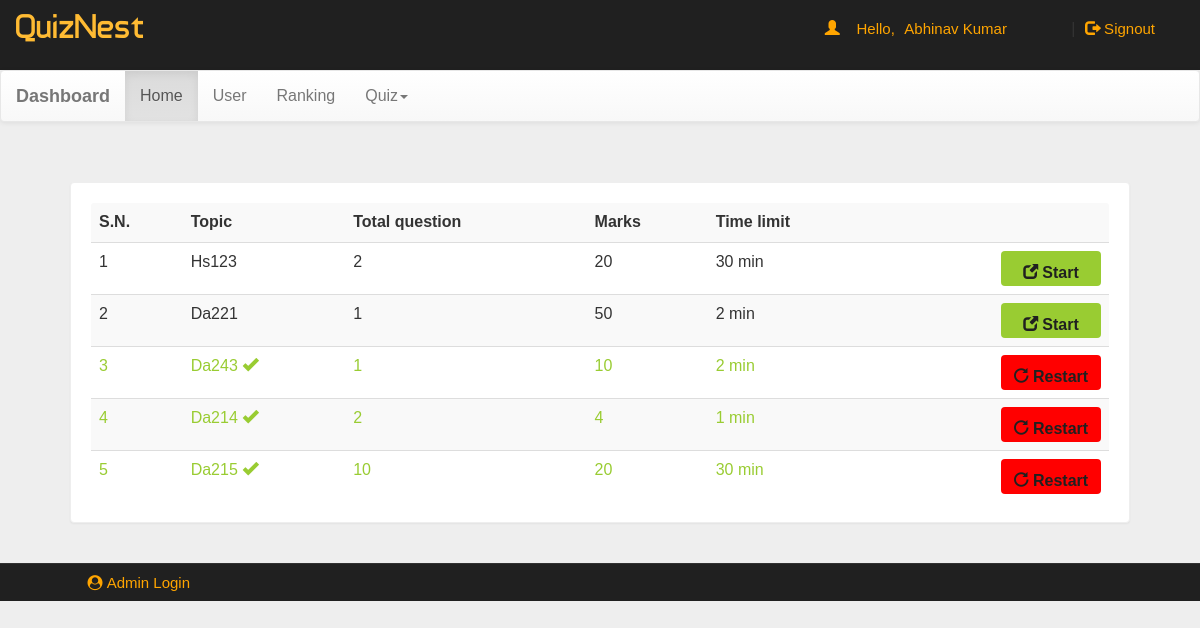
Screenshot of /dash.php (signed in) with the database file from the repository.
### tables this page shows
CREATE TABLE `quiz` (
  `eid` text NOT NULL,
  `title` varchar(100) NOT NULL,
  `sahi` int(11) NOT NULL,
  `wrong` int(11) NOT NULL,
  `total` int(11) NOT NULL,
  `time` bigint(20) NOT NULL,
  `intro` text NOT NULL,
  `tag` varchar(100) NOT NULL,
  `date` timestamp NOT NULL DEFAULT current_timestamp() ON UPDATE current_timestamp()
);

### dash.php (the view, shortened to what this page needs)
<!DOCTYPE html>
<html>
<head>
<link  rel="stylesheet" href="css/bootstrap.min.css"/>
 <link  rel="stylesheet" href="css/bootstrap-theme.min.css"/>
 <link rel="stylesheet" href="css/main.css">
 <link  rel="stylesheet" href="css/font.css">
 <link rel="stylesheet" href="https://cdnjs.cloudflare.com/ajax/libs/font-awesome/4.7.0/css/font-awesome.min.css">
   <link href="https://stackpath.bootstrapcdn.com/font-awesome/4.7.0/css/font-awesome.min.css" rel="stylesheet">
</head>
<body  style="background:#eee;">
<div class="header">
<div class="row">
<div class="col-lg-6">
<span class="logo">QuizNest</span></div>
<?php
 include_once 'dbConnection.php';
$email=$_SESSION['email'];
  if(!(isset($_SESSION['email']))){
header("location:index.php");
}
else
{
$name = $_SESSION['name'];
echo '<span class="pull-right top title1" ><span class="log1"><span class="glyphicon glyphicon-user" aria-hidden="true"></span>&nbsp;&nbsp;&nbsp;&nbsp;Hello,</span> <a href="account.php" class="log log1">'.$name.'</a>&nbsp;|&nbsp;<a href="logout.php?q=account.php" class="log"><span class="glyphicon glyphicon-log-out" aria-hidden="true"></span>&nbsp;Signout</button></a></span>';
}?>
</div></div>
<nav class="navbar navbar-default title1">
  <div class="container-fluid">
    <div class="navbar-header">
      <a class="navbar-brand" href="dash.php?q=0"><b>Dashboard</b></a>
    </div>
    <div class="collapse navbar-collapse" id="bs-example-navbar-collapse-1">
      <ul class="nav navbar-nav">
        <li <?php if(@$_GET['q']==0) echo'class="active"'; ?>><a href="dash.php?q=0">Home<span class="sr-only">(current)</span></a></li>
        <li <?php if(@$_GET['q']==1) echo'class="active"'; ?>><a href="dash.php?q=1">User</a></li>
		<li <?php if(@$_GET['q']==2) echo'class="active"'; ?>><a href="dash.php?q=2">Ranking</a></li>
        <li class="dropdown <?php if(@$_GET['q']==4 || @$_GET['q']==5) echo'active"'; ?>">
          <a href="#" class="dropdown-toggle" data-toggle="dropdown" role="button" aria-haspopup="true" aria-expanded="false">Quiz<span class="caret"></span></a>
        </li>
      </ul>
          </div>
  </div>
</nav>
<div class="container">
<div class="row">
<div class="col-md-12">
<?php if(@$_GET['q']==0) {
$result = mysqli_query($con,"SELECT * FROM quiz ORDER BY date DESC") or die('Error');
echo  '<div class="panel"><table class="table table-striped title1">
<tr><td><b>S.N.</b></td><td><b>Topic</b></td><td><b>Total question</b></td><td><b>Marks</b></td><td><b>Time limit</b></td><td></td></tr>';
$c=1;
while($row = mysqli_fetch_array($result)) {
	$title = $row['title'];
	$total = $row['total'];
	$sahi = $row['sahi'];
    $time = $row['time'];
	$eid = $row['eid'];
$q12=mysqli_query($con,"SELECT score FROM history WHERE eid='$eid' AND email='$email'" )or die('Error98');
$rowcount=mysqli_num_rows($q12);
if($rowcount == 0){
	echo '<tr><td>'.$c++.'</td><td>'.$title.'</td><td>'.$total.'</td><td>'.$sahi*$total.'</td><td>'.$time.'&nbsp;min</td>
	<td><b><a href="account.php?q=quiz&step=2&eid='.$eid.'&n=1&t='.$total.'" class="pull-right btn sub1" style="margin:0px;background:#99cc32"><span class="glyphicon glyphicon-new-window" aria-hidden="true"></span>&nbsp;<span class="title1"><b>Start</b></span></a></b></td></tr>';
}
else
{
echo '<tr style="color:#99cc32"><td>'.$c++.'</td><td>'.$title.'&nbsp;<span title="This quiz is already solve by you" class="glyphicon glyphicon-ok" aria-hidden="true"></span></td><td>'.$total.'</td><td>'.$sahi*$total.'</td><td>'.$time.'&nbsp;min</td>
	<td><b><a href="update.php?q=quizre&step=25&eid='.$eid.'&n=1&t='.$total.'" class="pull-right btn sub1" style="margin:0px;background:red"><span class="glyphicon glyphicon-repeat" aria-hidden="true"></span>&nbsp;<span class="title1"><b>Restart</b></span></a></b></td></tr>';
}
}
echo '</table></div>';
}
?>
</div>
</div></div>
<div class="row footer">
<div class="col-md-3 box">
<a href="#" data-toggle="modal" data-target="#login"><i class="fa fa-user-circle" aria-hidden="true"></i>&nbsp;Admin Login</a></div>
    </div>
</body>
</html>

### css/main.css (style rules this page uses)
body { overflow-x:hidden; width:100%; font: 15px "Montserrat", "Century Gothic", "Times Roman", sans-serif; background:#eee; min-height:550px; background-attachment:fixed; }
.panel { border-color:#eee; margin:40px; padding:20px; font: 15px "Century Gothic", "Times Roman", sans-serif; }
.header { background:#202020; height:70px; }
.logo { font-family:'typo'; font-size:35px; color:#ffbb33; margin:15px; }
.title1 { font: 16px "Century Gothic", "Times Roman", sans-serif; }
.sub1 { width:90px; color:#202020; background:orange; font-size:15px; height:35px; margin:20px; padding:10px; width:100px; }
.footer { font-size:15px; text-align:center; border-top:1px solid; border-color:#323232; background-color:#202020; }
.footer a { margin:25px; color:orange; text-decoration:none; font: 15px "Century Gothic", "Times Roman", sans-serif; }
.box { padding:9px; }
.top { margin-top:20px; }
.log1 { font: 15px 'Ubuntu', sans-serif; color:orange; margin-left:10px; }
.log { margin:10px; margin-right:60px; margin-left:5px; color:orange; text-decoration:none; font-size:20px; font-size:15px; }

### rows the page displays
quiz: title "Hs123", total "2", $sahi*$total "20", time "30"
quiz: title "Da221", total "1", $sahi*$total "50", time "2"
quiz: title "Da243", total "1", $sahi*$total "10", time "2"
quiz: title "Da214", total "2", $sahi*$total "4", time "1"
quiz: title "Da215", total "10", $sahi*$total "20", time "30"

### other values shown
$name "Abhinav Kumar"
